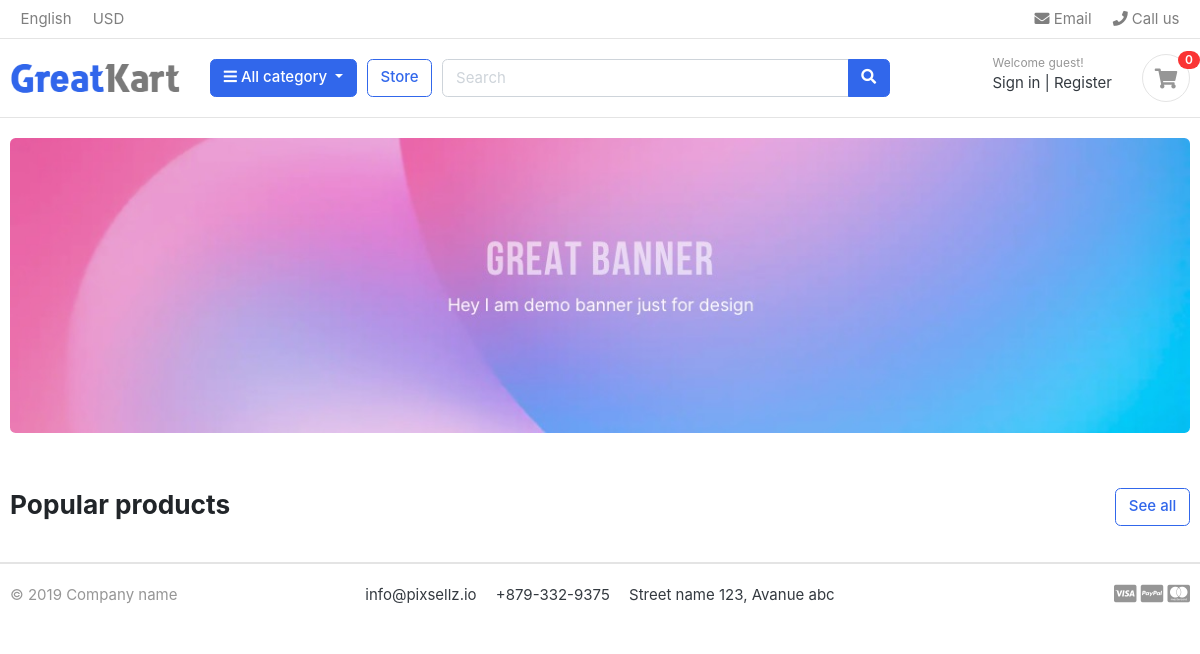
Before: / with the older database file.
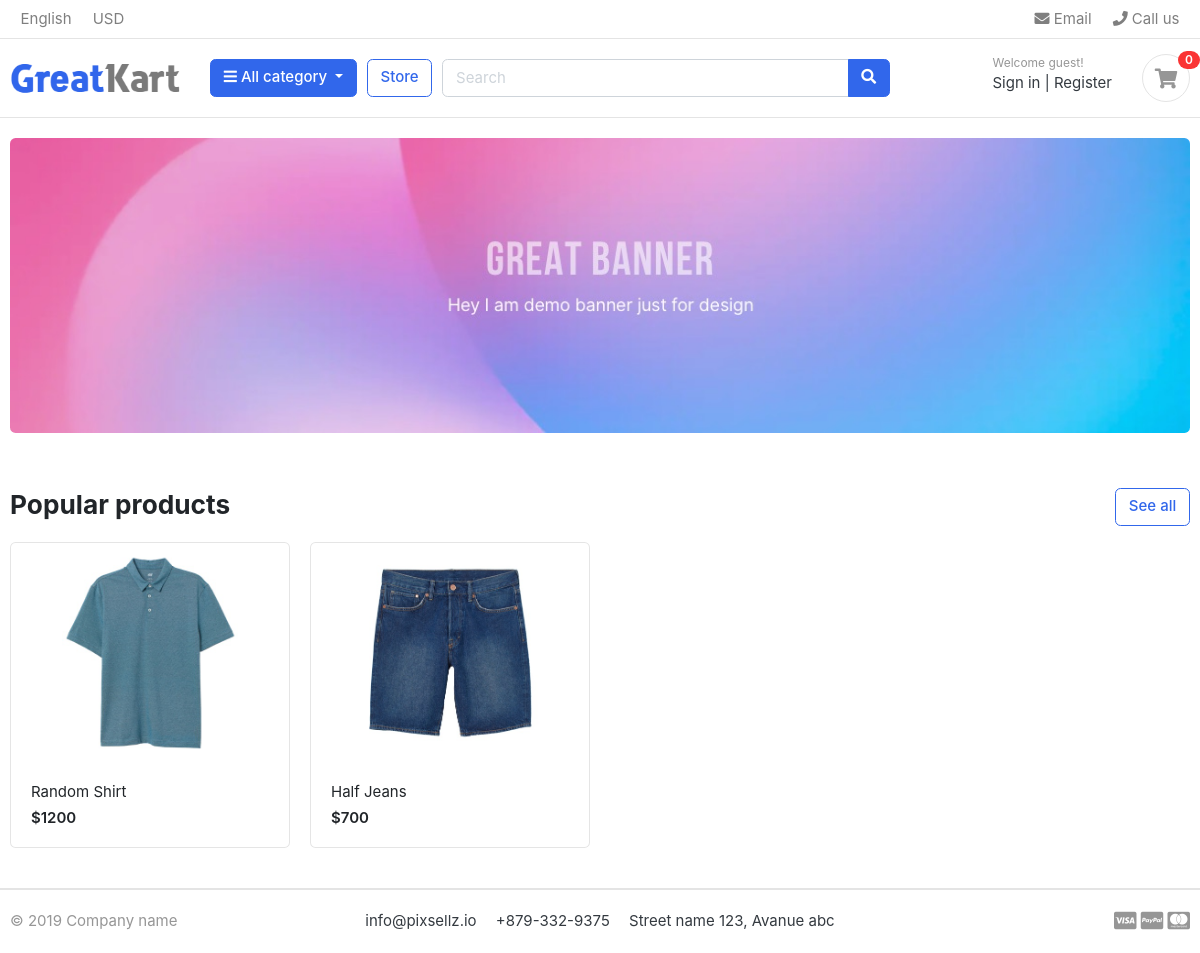
After: the same page with the newer database file.
### store/models.py (models this page shows, shortened)
class Product(models.Model):
    product_name = models.CharField(max_length=100,unique=True)
    slug =  models.SlugField(max_length=100,unique=True)
    description = models.TextField(max_length=100,blank=True,null=True)
    price = models.IntegerField()
    images = models.ImageField(upload_to='images/product')
    stock = models.IntegerField()
    is_available = models.BooleanField(default=True)
    category = models.ForeignKey(Category, on_delete=models.CASCADE)
    created_date = models.DateTimeField(auto_now_add=True)
    modified_date = models.DateTimeField(auto_now=True)

### ecom/views.py (the view)
# urls.py: 2. Add a URL to urlpatterns:  path('', views.home, name='home')
def home(request):
    products = Product.objects.all().filter(is_available=True)
    context = {
        'products':products,
    }
    return render(request,'home.html',context)

### templates/home.html
{% extends 'base.html' %}
{% load static %}
{% block content %}
<section class="section-intro padding-y-sm">
<div class="container">
<div class="intro-banner-wrap">
	<img src="{% static 'images/banners/1.jpg' %}" class="img-fluid rounded">
</div>
</div>
</section>
<section class="section-name padding-y-sm">
<div class="container">
<header class="section-heading">
	<a href="./store.html" class="btn btn-outline-primary float-right">See all</a>
	<h3 class="section-title">Popular products</h3>
</header>
<div class="row">
	{% for product in products %}
	<div class="col-md-3">
		<div class="card card-product-grid">
			<a href="./product-detail.html" class="img-wrap"> <img src="{{product.images.url}}"> </a>
			<figcaption class="info-wrap">
				<a href="./product-detail.html" class="title"> {{product.product_name}}</a>
				<div class="price mt-1">${{product.price}}</div>
			</figcaption>
		</div>
	</div>
	{% endfor %}
</div>
</div>
</section>
</body>
</html>
{% endblock content %}

### templates/base.html (shortened to what this page needs)
{% load static %}
<!DOCTYPE HTML>
<html lang="en">
<head>
<link href="{% static 'css/bootstrap.css' %}" rel="stylesheet" type="text/css"/>
<link href="{% static 'fonts/fontawesome/css/all.min.css' %}" type="text/css" rel="stylesheet">
<link href="{% static 'css/ui.css' %}" rel="stylesheet" type="text/css"/>
<link href="{% static 'css/responsive.css' %}" rel="stylesheet" media="only screen and (max-width: 1200px)" />
</head>
<body>
{% include 'includes/navbar.html' %}
{% block content %}
{% endblock content %}
{% include 'includes/footer.html' %}

### templates/includes/navbar.html (shortened to what this page needs)
{% load static %}
<header class="section-header">
    <nav class="navbar p-md-0 navbar-expand-sm navbar-light border-bottom">
    <div class="container">
      <div class="collapse navbar-collapse" id="navbarTop4">
        <ul class="navbar-nav mr-auto">
            <li class="nav-item dropdown">
                 <a href="#" class="nav-link">   English </a>
            </li>
            <li class="nav-item dropdown">
                <a href="#" class="nav-link"> USD </a>
            </li>
        </ul>
        <ul class="navbar-nav">
            <li><a href="#" class="nav-link"> <i class="fa fa-envelope"></i> Email </a></li>
            <li><a href="#" class="nav-link"> <i class="fa fa-phone"></i> Call us </a></li>
        </ul>
      </div>
    </div>
    </nav>
    <section class="header-main border-bottom">
        <div class="container">
    <div class="row align-items-center">
        <div class="col-lg-2 col-md-3 col-6">
            <a href="./" class="brand-wrap">
                <img class="logo" src="{% static './images/logo.png' %}">
            </a>
        </div>
        <div class="col-lg col-sm col-md col-6 flex-grow-0">
            <div class="category-wrap dropdown d-inline-block float-right">
                <button type="button" class="btn btn-primary dropdown-toggle" data-toggle="dropdown">
                    <i class="fa fa-bars"></i> All category
                </button>
            </div>
        </div>
        <a href="./store.html" class="btn btn-outline-primary">Store</a>
        <div class="col-lg  col-md-6 col-sm-12 col">
            <form action="#" class="search">
                <div class="input-group w-100">
                    <input type="text" class="form-control" style="width:60%;" placeholder="Search">
                    <div class="input-group-append">
                      <button class="btn btn-primary" type="submit">
                        <i class="fa fa-search"></i>
                      </button>
                    </div>
                </div>
            </form>
        </div>
        <div class="col-lg-3 col-sm-6 col-8 order-2 order-lg-3">
                    <div class="d-flex justify-content-end mb-3 mb-lg-0">
                        <div class="widget-header">
                            <small class="title text-muted">Welcome guest!</small>
                            <div>
                                <a href="./signin.html">Sign in</a> <span class="dark-transp"> | </span>
                                <a href="./register.html"> Register</a>
                            </div>
                        </div>
                        <a href="./cart.html" class="widget-header pl-3 ml-3">
                            <div class="icon icon-sm rounded-circle border"><i class="fa fa-shopping-cart"></i></div>
                            <span class="badge badge-pill badge-danger notify">0</span>
                        </a>
                    </div>
                </div>
    </div>
        </div>
    </section>
    </header>

### templates/includes/footer.html
{% load static %}
<footer class="section-footer border-top">
	<div class="container">
		<section class="footer-bottom border-top row">
			<div class="col-md-2">
				<p class="text-muted"> &copy 2019 Company name </p>
			</div>
			<div class="col-md-8 text-md-center">
				<span  class="px-2">info@pixsellz.io</span>
				<span  class="px-2">+879-332-9375</span>
				<span  class="px-2">Street name 123, Avanue abc</span>
			</div>
			<div class="col-md-2 text-md-right text-muted">
				<i class="fab fa-lg fa-cc-visa"></i>
				<i class="fab fa-lg fa-cc-paypal"></i>
				<i class="fab fa-lg fa-cc-mastercard"></i>
			</div>
		</section>
	</div>
</footer>

### STATIC/css/ui.css (style rules this page uses)
html { font-family: "Inter", sans-serif; font-size: 15px; }
.img-wrap { text-align: center; display: block; }
.img-wrap img { max-width: 100%; }
.icon-xs, .icon-sm, .icon-md, .icon-lg { display: inline-block; text-align: center; flex-shrink: 0; flex-grow: 0; }
.icon-sm { width: 48px; height: 48px; line-height: 48px !important; font-size: 20px; }
.padding-y-sm { padding-top: 20px; padding-bottom: 20px; }
.section-heading { margin-bottom: 20px; margin-top: 15px; }
.section-title { color: #212529; }
p:last-child { margin-bottom: 0; }
.header-main { position: relative; padding-top: 1rem; padding-bottom: 1rem; }
.brand-wrap .logo, .navbar-brand .logo { margin-right: 7px; max-height: 42px; display: inline-block; }
.widget-header { display: inline-block; vertical-align: middle; position: relative; }
.widget-header a { color: #343a40; }
.widget-header i { color: #969696; }
.widget-header .title { display: block; }
.widget-header .notify { position: absolute; top: -3px; right: -10px; }
.footer-bottom { padding-top: 20px; padding-bottom: 20px; }
[class*=card-product] a.title { color: #212529; display: block; }
[class*=card-product] .img-wrap { overflow: hidden; position: relative; }
[class*=card-product] .img-wrap img { height: 100%; max-width: 100%; width: auto; display: inline-block; -o-object-fit: cover; object-fit: cover; }
.card-product-grid { margin-bottom: 20px; }
.card-product-grid .img-wrap { border-radius: 0.2rem 0.2rem 0 0; height: 220px; }
.card-product-grid .info-wrap { overflow: hidden; padding: 18px 20px; }
.card .img-wrap { overflow: hidden; }
.notify { position: absolute; top: -4px; right: -10px; display: inline-block; padding: 0.25em 0.6em; font-size: 12px; line-height: 1; text-align: center; border-radius: 3rem; color: #fff; background-color: #fa3434; }
.price { font-weight: 600; color: #212529; }

Changed rows visible on the page:
added Product: images (picture), product_name "Random Shirt", price "1200"
added Product: images (picture), product_name "Half Jeans", price "700"
